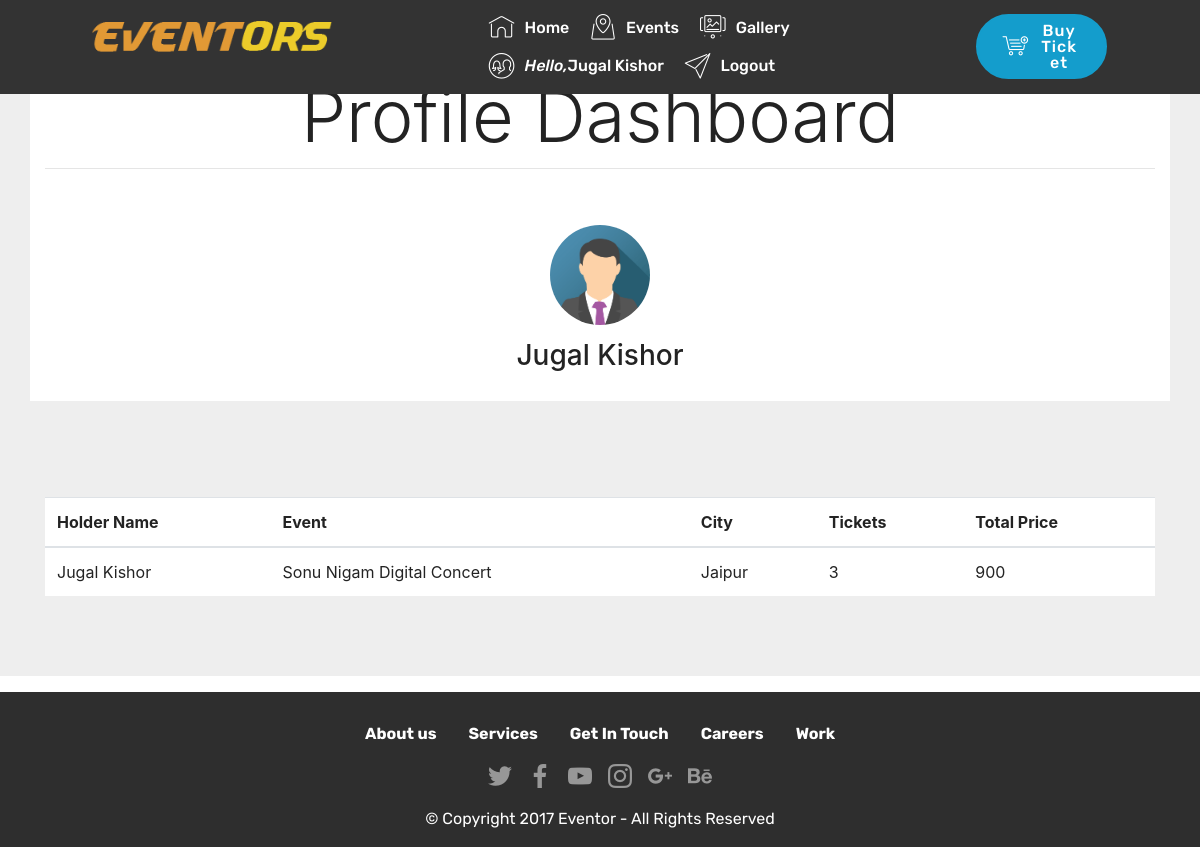
The app's page /profile.php (signed in) with its own data.
### tables this page shows
CREATE TABLE `booking` (
  `id` int(11) NOT NULL,
  `name` varchar(100) NOT NULL,
  `email` varchar(200) NOT NULL,
  `contact` varchar(20) NOT NULL,
  `city` varchar(20) NOT NULL,
  `event` varchar(200) NOT NULL,
  `user` varchar(200) NOT NULL,
  `tickets` varchar(200) NOT NULL,
  `total_price` varchar(200) NOT NULL,
  `state` varchar(100) NOT NULL,
  `zip` varchar(50) NOT NULL
);

CREATE TABLE `event` (
  `id` int(11) NOT NULL,
  `name` varchar(200) NOT NULL,
  `picture` varchar(500) NOT NULL,
  `date` varchar(200) NOT NULL,
  `time` varchar(200) NOT NULL,
  `category` varchar(300) NOT NULL,
  `description` varchar(1000) NOT NULL,
  `price` varchar(100) NOT NULL,
  `seats` varchar(50) NOT NULL,
  `duration` varchar(20) NOT NULL,
  `language` varchar(50) NOT NULL,
  `e_address` varchar(500) NOT NULL,
  `city` varchar(50) NOT NULL,
  `state` varchar(50) NOT NULL
);

### profile.php (the view, shortened to what this page needs)
<?php
if(isset($_SESSION["sid"]))
{
   $id = $_SESSION["sid"];
   $user = $_SESSION["uid"];
}
else{
  ?>
<script type="text/javascript">
  window.open('login.php','_self');
</script>
<?php
}
?>
<!DOCTYPE html>
<html >
<head>
  <link rel="stylesheet" href="assets/web/assets/mobirise-icons/mobirise-icons.css">
  <link rel="stylesheet" href="assets/tether/tether.min.css">
  <link rel="stylesheet" href="assets/bootstrap/css/bootstrap.min.css">
  <link rel="stylesheet" href="assets/bootstrap/css/bootstrap-grid.min.css">
  <link rel="stylesheet" href="assets/bootstrap/css/bootstrap-reboot.min.css">
  <link rel="stylesheet" href="assets/socicon/css/styles.css">
  <link rel="stylesheet" href="assets/dropdown/css/style.css">
  <link rel="stylesheet" href="assets/theme/css/style.css">
  <link rel="stylesheet" href="assets/mobirise/css/mbr-additional.css" type="text/css">
</head>
<body>
  <?php
 include "header.php";
 include "dbconfig.php";
 $qry = "SELECT * FROM `booking` WHERE user='$id'";
 $run = mysqli_query($con,$qry);
 ?>
<p><br></p><p><br></p>
<section class="container-fluid">
<center>
<div class="container" style="background-color: white;">
  <h2 class="display-3">Profile Dashboard</h2>
  <hr><p><br></p>
  <p><img src="assets/images/man.png" style="border-radius: 100%" height="100" width="100"></p>
  <h3><?php echo $user; ?></h3><p><br></p>
</div>
  <p><br></p>  <p><br></p>
<div class="container">
  <table class="table" style="background-color: white;">
    <thead>
      <tr>
        <th>Holder Name</th>
        <th>Event</th>
        <th>City</th>
        <th>Tickets</th>
        <th>Total Price</th>
      </tr>
    </thead>
    <tbody>
<?php
while ($result = mysqli_fetch_assoc($run)) {
  $event = $result['event'];
  $qry1 = "SELECT * FROM `event` WHERE id='$event'";
  $run1 = mysqli_query($con,$qry1);
  $data = mysqli_fetch_assoc($run1);
  ?>
  <tr>
        <td><?php echo $result['name']; ?></td>
        <td><?php echo $data['name']; ?></td>
        <td><?php echo $result['city']; ?></td>
        <td><?php echo $result['tickets']; ?></td>
        <td><?php echo $result['total_price']; ?></td>
      </tr>
  <?php
  }
  ?>
    </tbody>
  </table>
</div>
<p><br></p>
<p><br></p>
</section>
 <?php
include "footer.php";
?>
</body>
</html>

### assets/theme/css/style.css (style rules this page uses)
section { background-color: #eeeeee; }
section, .container, .container-fluid { position: relative; word-wrap: break-word; }
body { color: #232323; }
h1, h2, h3, h4, h5, h6, .h1, .h2, .h3, .h4, .h5, .h6, .display-1, .display-2, .display-3, .display-4 { line-height: 1; word-break: break-word; word-wrap: break-word; }
body { position: relative; }
section { background-position: 50% 50%; background-repeat: no-repeat; background-size: cover; }

### records on screen
booking: name "Jugal Kishor", event.name "Sonu Nigam Digital Concert", city "Jaipur", tickets "3", total_price "900"

### other values on screen
$_SESSION["uid"] "Jugal Kishor"
$user "Jugal Kishor"
